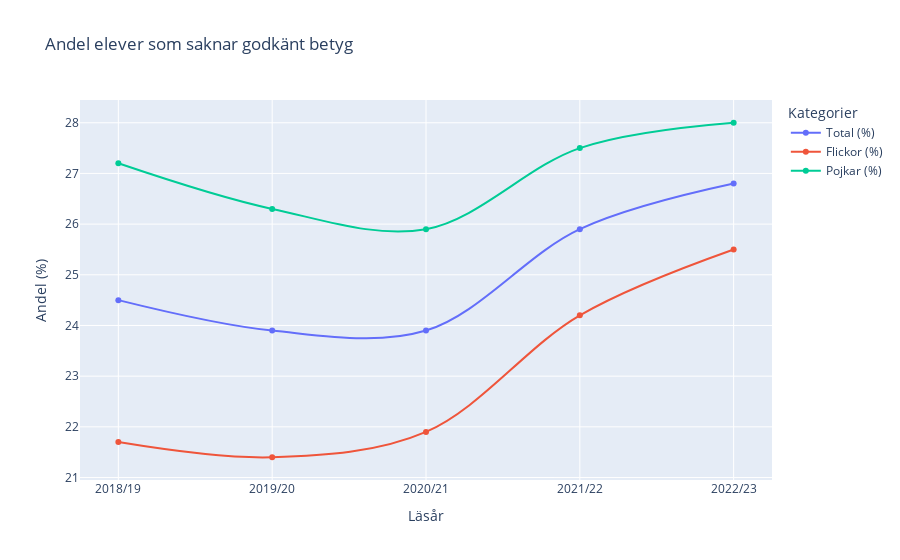

The notebook cell saved with this chart:
### Code cell
# plotly line diagram for students with no passing grade
# found info on https://plotly.com/python/plotly-express/
fig = px.line(df_years_filtered , x = "Kategorier", y = ["Total (%)", "Flickor (%)", "Pojkar (%)"], 
title = "Andel elever som saknar godkänt betyg",
labels = {"value": "Andel (%)", "variable": "Kategorier", "Kategorier": "Läsår"}, 
line_shape="spline", render_mode="svg", 
markers = True)

fig.write_html("Visualiseringar/Uppgift_2a.html")
fig.show()

### Figure 1 — Plotly figure (JSON) as saved in the notebook; plotly's stock layout.template omitted (floating-point values rounded to 4 significant figures)
{"data": [{"hovertemplate": "Kategorier=Total (%)<br>Läsår=%{x}<br>Andel (%)=%{y}<extra></extra>", "legendgroup": "Total (%)", "line": {"color": "#636efa", "dash": "solid", "shape": "spline"}, "marker": {"symbol": "circle"}, "mode": "lines+markers", "name": "Total (%)", "orientation": "v", "showlegend": true, "type": "scatter", "x": ["2018/19", "2019/20", "2020/21", "2021/22", "2022/23"], "xaxis": "x", "y": [24.5, 23.9, 23.9, 25.9, 26.8], "yaxis": "y"}, {"hovertemplate": "Kategorier=Flickor (%)<br>Läsår=%{x}<br>Andel (%)=%{y}<extra></extra>", "legendgroup": "Flickor (%)", "line": {"color": "#EF553B", "dash": "solid", "shape": "spline"}, "marker": {"symbol": "circle"}, "mode": "lines+markers", "name": "Flickor (%)", "orientation": "v", "showlegend": true, "type": "scatter", "x": ["2018/19", "2019/20", "2020/21", "2021/22", "2022/23"], "xaxis": "x", "y": [21.7, 21.4, 21.9, 24.2, 25.5], "yaxis": "y"}, {"hovertemplate": "Kategorier=Pojkar (%)<br>Läsår=%{x}<br>Andel (%)=%{y}<extra></extra>", "legendgroup": "Pojkar (%)", "line": {"color": "#00cc96", "dash": "solid", "shape": "spline"}, "marker": {"symbol": "circle"}, "mode": "lines+markers", "name": "Pojkar (%)", "orientation": "v", "showlegend": true, "type": "scatter", "x": ["2018/19", "2019/20", "2020/21", "2021/22", "2022/23"], "xaxis": "x", "y": [27.2, 26.3, 25.9, 27.5, 28], "yaxis": "y"}], "layout": {"legend": {"title": {"text": "Kategorier"}, "tracegroupgap": 0}, "title": {"text": "Andel elever som saknar godkänt betyg"}, "xaxis": {"anchor": "y", "domain": [0, 1], "title": {"text": "Läsår"}}, "yaxis": {"anchor": "x", "domain": [0, 1], "title": {"text": "Andel (%)"}}}}
